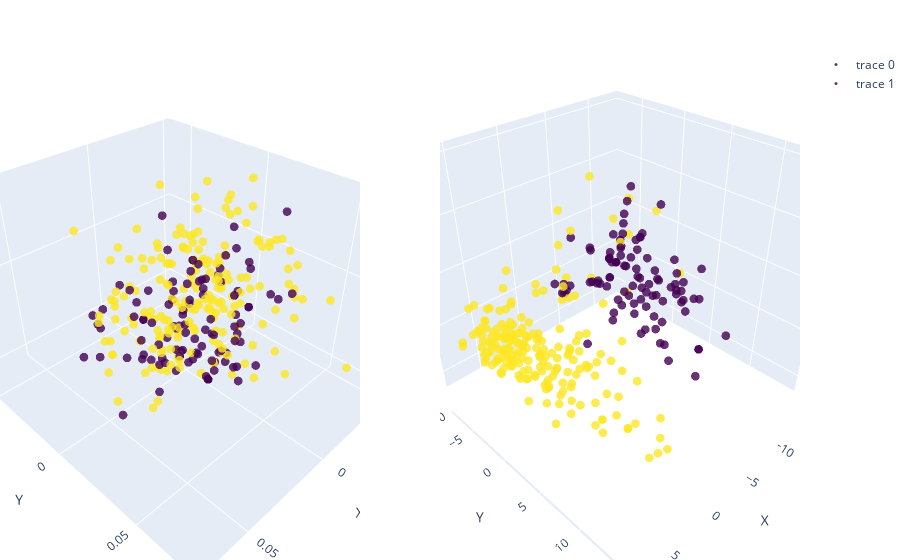

Source (notebook cell):
### Markdown cell above
# Perform clustering on the embeddings and visualize the results

### Code cell
visualize_clusters(
    vImages[:, :3],
    cluster_labels_org,
    pca_3d_embeddings,
    cluster_labels_pca,
    labels)

### Figure 1 — Plotly figure (JSON) as saved in the notebook; plotly's stock layout.template omitted (floating-point values rounded to 4 significant figures; data arrays with more than 128 entries replaced by an {"elided": "..."} marker saying what was removed)
{"data": [{"marker": {"color": {"elided": "300 float values"}, "colorscale": [[0.0, "#440154"], [0.1111, "#482878"], [0.2222, "#3e4989"], [0.3333, "#31688e"], [0.4444, "#26828e"], [0.5556, "#1f9e89"], [0.6667, "#35b779"], [0.7778, "#6ece58"], [0.8889, "#b5de2b"], [1.0, "#fde725"]], "opacity": 0.8, "size": 3}, "mode": "markers", "text": {"elided": "300 float values"}, "x": {"elided": "300 float values"}, "y": {"elided": "300 float values"}, "z": {"elided": "300 float values"}, "type": "scatter3d", "scene": "scene"}, {"marker": {"color": {"elided": "300 float values"}, "colorscale": [[0.0, "#440154"], [0.1111, "#482878"], [0.2222, "#3e4989"], [0.3333, "#31688e"], [0.4444, "#26828e"], [0.5556, "#1f9e89"], [0.6667, "#35b779"], [0.7778, "#6ece58"], [0.8889, "#b5de2b"], [1.0, "#fde725"]], "opacity": 0.8, "size": 3}, "mode": "markers", "text": {"elided": "300 float values"}, "x": {"elided": "300 float values"}, "y": {"elided": "300 float values"}, "z": {"elided": "300 float values"}, "type": "scatter3d", "scene": "scene2"}], "layout": {"scene": {"domain": {"x": [0.0, 0.45], "y": [0.0, 1.0]}, "xaxis": {"title": {"text": "X"}}, "yaxis": {"title": {"text": "Y"}}, "zaxis": {"title": {"text": "Z"}}}, "scene2": {"domain": {"x": [0.55, 1.0], "y": [0.0, 1.0]}, "xaxis": {"title": {"text": "X "}}, "yaxis": {"title": {"text": "Y"}}, "zaxis": {"title": {"text": "Z"}}}, "margin": {"l": 0, "r": 0, "b": 0, "t": 50}, "title": {"text": ""}}}
